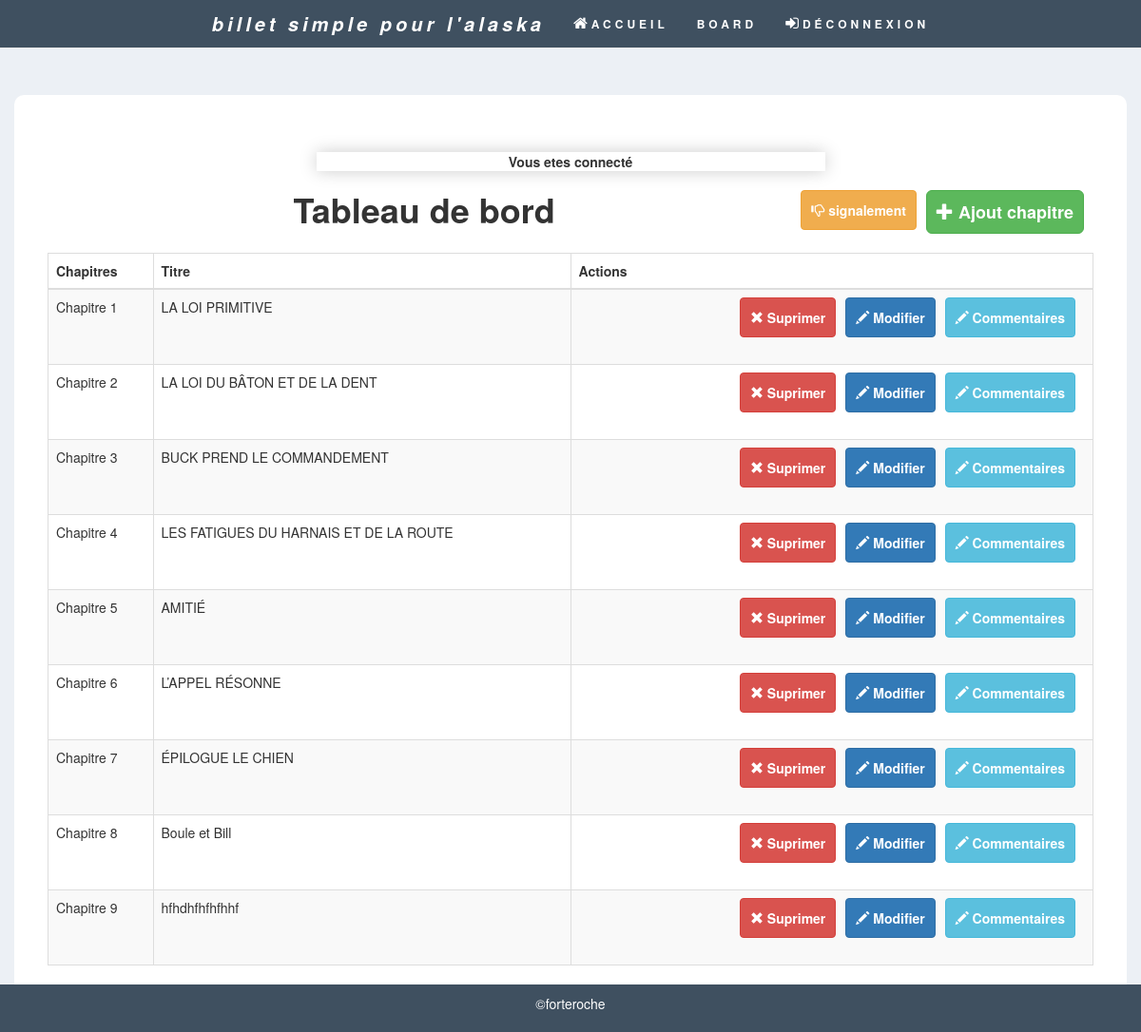
Page /index.php?action=board (signed in) on the committed database.
### tables this page shows
CREATE TABLE IF NOT EXISTS `posts` (
  `id` int(11) NOT NULL AUTO_INCREMENT,
  `user_id` int(11) DEFAULT '1',
  `chapter` varchar(355) NOT NULL,
  `title` varchar(355) NOT NULL,
  `content` text NOT NULL,
  `creationDate` datetime NOT NULL,
  PRIMARY KEY (`id`),
  KEY `index` (`user_id`) USING BTREE
);

### controller/FrontendController.php (called while the page is built, shortened)
<?php
require_once('model/PostManager.php');
class FrontendController{
    public function board()
{
        $postManager = new \Forteroche\Blog\Model\PostManager();
    $posts = $postManager->getPosts();
    $view = new View('interface');
   $view->generer(['posts' => $posts]);
    }
    }

### model/PostManager.php (called while the page is built, shortened)
<?php
class PostManager extends Manager
{
    public function getPosts()
    {
        $db = $this->dbConnect();
        $req = $db->query('SELECT id,user_id, title,chapter, content, DATE_FORMAT(creationDate, \'%d/%m/%Y\') AS creation_date_fr FROM posts ORDER BY creationDate ');
        return $req;
    }
}

### view/frontend/interface.php (the view, shortened to what this page needs)
<?php  include "menu.php"?>
    <div>
        <div class="container admin">
            <div class="flashconnect">
            </div>
            <div class="row">
                <h1><strong>Tableau de bord</strong><a href="index.php?action=addPost" class="btn btn-success btn-lg pad"><span class="glyphicon glyphicon-plus"></span> Ajout chapitre</a><a href="index.php?action=commentAction" class="btn btn-warning pad"><span class="glyphicon glyphicon-thumbs-down"></span> signalement</a></h1>
                <table class="table table-striped table-bordered">
                    <thead>
                        <tr>
                            <th>Chapitres</th>
                            <th>Titre</th>
                            <th>Actions</th>
                        </tr>
                    </thead>
                    <tbody>
                        <?php while ($data = $posts->fetch()){ ?>
                            <tr>
                                <td>
                                    <?= htmlspecialchars($data['chapter']) ?>
                                </td>
                                <td>
                                    <?= htmlspecialchars($data['title'])?>
                                </td>
                                <td width=50%> <a class="btn btn-info" href="index.php?action=commentsView&id=<?= $data['id']?>"><span class="glyphicon glyphicon-pencil"></span> Commentaires</a> <a class="btn btn-primary" href="index.php?action=editPost&id=<?= $data['id']?>"><span class="glyphicon glyphicon-pencil"></span> Modifier</a> <a class="btn btn-danger" href="index.php?action=cleanPost&id=<?= $data['id']?>"><span class="glyphicon glyphicon-remove"></span> Suprimer</a> </td>
                            </tr>
                            <?php } ?>
                    </tbody>
                </table>
            </div>
        </div>

### public/css/style.css (style rules this page uses)
body { width: 100%; background-color: #ECF0F5; }
h1, h3 { text-align: center; }
.admin { margin-top: 100px; background: #fff; padding: 50px; border-radius: 10px; }
.admin a { text-decoration: none; float: right; color: #fff; font-weight: bold; padding: 10px; margin-right: 10px; margin-bottom: 20px; }
.flashconnect { margin-left: auto; margin-right: auto; margin-top: 10px; font-weight: bold; box-shadow: 0 0 18px #ccc; width: 50%; text-align: center; }

### rows in the picture
posts: chapter "Chapitre 1", title "LA LOI PRIMITIVE"
posts: chapter "Chapitre 2", title "LA LOI DU BÂTON ET DE LA DENT"
posts: chapter "Chapitre 3", title "BUCK PREND LE COMMANDEMENT"
posts: chapter "Chapitre 4", title "LES FATIGUES DU HARNAIS ET DE LA ROUTE"
posts: chapter "Chapitre 5", title "AMITIÉ"
posts: chapter "Chapitre 6", title "L’APPEL RÉSONNE"
posts: chapter "Chapitre 7", title "ÉPILOGUE LE CHIEN"
posts: chapter "Chapitre 8", title "Boule et Bill"
posts: chapter "Chapitre 9", title "hfhdhfhfhfhhf"

### other values in the picture
$_SESSION['flash']['message'] "Vous etes connecté"
